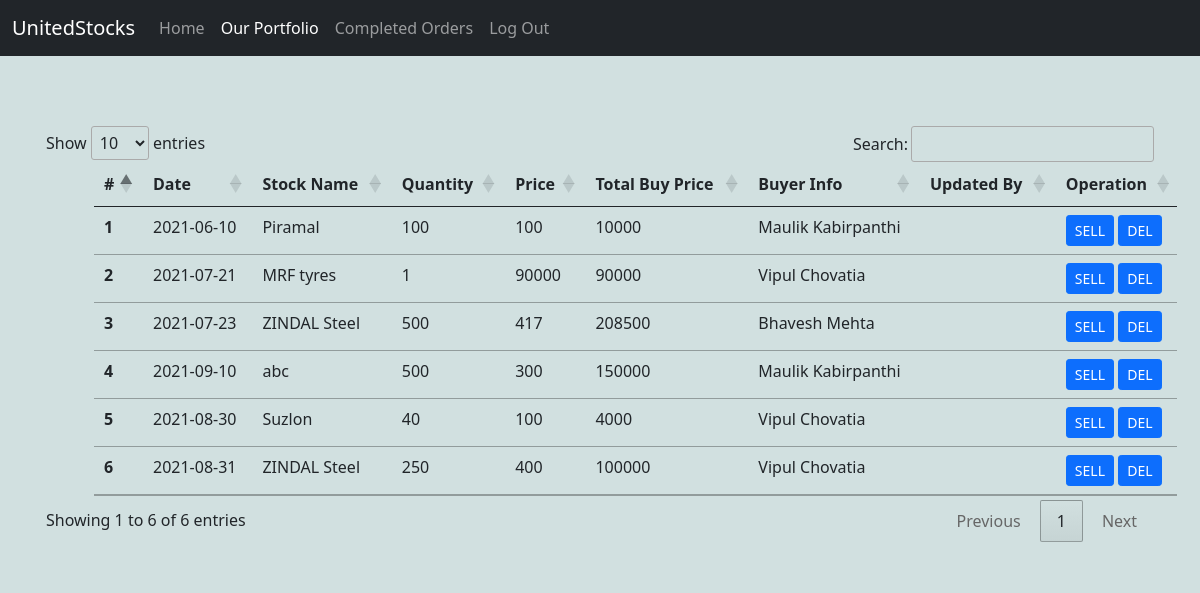
The page /Portfolio.php on the database as committed earlier.
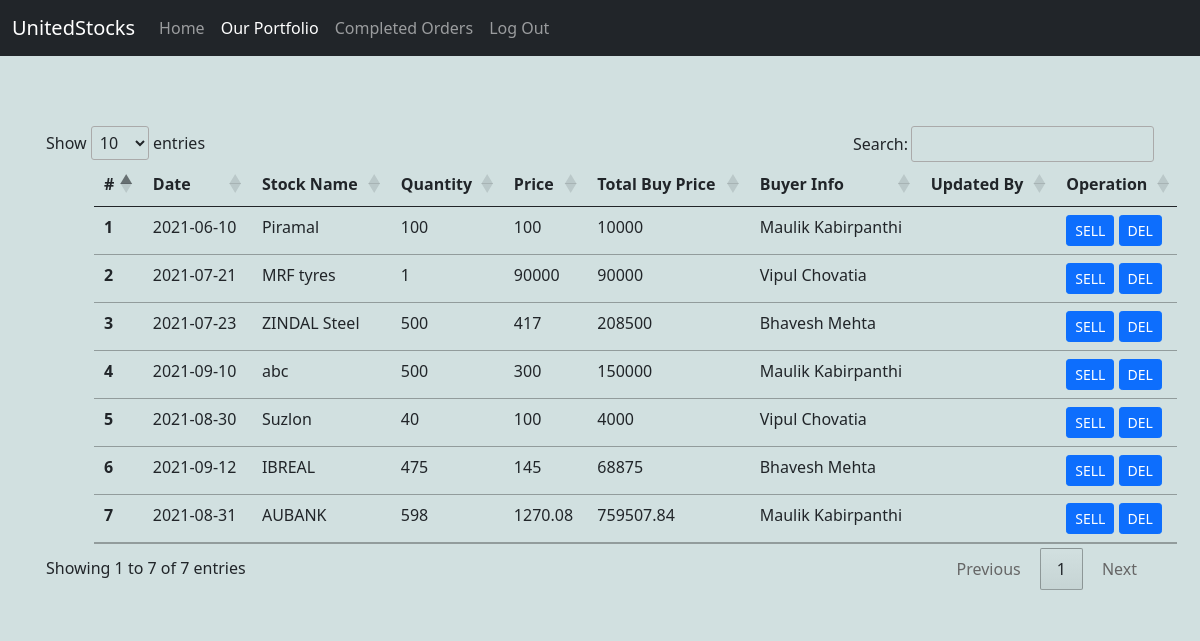
The same page on the database as committed later.
### tables this page shows
CREATE TABLE `unitedstocks` (
  `id` int(11) NOT NULL,
  `BuyDate` date NOT NULL,
  `Stock Name` varchar(100) NOT NULL,
  `Quantity` int(100) NOT NULL,
  `Price` double NOT NULL,
  `Buy Brokerage` double NOT NULL,
  `Buyer Info` varchar(50) NOT NULL,
  `Status` int(10) NOT NULL
);

### Portfolio.php (the view, shortened to what this page needs)
<?php
  include('conn.php');
?>
<!doctype html>
<html lang="en">
  <head>
    <link href="https://cdn.jsdelivr.net/npm/bootstrap@5.0.2/dist/css/bootstrap.min.css" rel="stylesheet">
    <link href="//cdn.datatables.net/1.10.25/css/jquery.dataTables.min.css" rel="stylesheet">
  </head>
  <body>
  <nav class="navbar navbar-expand-lg navbar-dark bg-dark">
        <div class="container-fluid">
            <a class="navbar-brand" href="#">UnitedStocks</a>
            <div class="collapse navbar-collapse" id="navbarNav">
            <ul class="navbar-nav">
                <li class="nav-item">
                <a class="nav-link" aria-current="page" href="index.php">Home</a>
                </li>
                <li class="nav-item">
                <a class="nav-link active" href="Portfolio.php">Our Portfolio</a>
                </li>
                <li class="nav-item">
                <a class="nav-link" href="CompletedOrders.php">Completed Orders</a>
                </li>
                <li class="nav-item">
                <a class="nav-link" href="logout.php">Log Out</a>
                </li>
            </ul>
            </div>
        </div>
    </nav>
    <br>
    <table class="table mx-5 mt-6" id="myTable">
  <thead>
    <tr>
      <th scope="col">#</th>
      <th scope="col">Date</th>
      <th scope="col">Stock Name</th>
      <th scope="col">Quantity</th>
      <th scope="col">Price</th>
      <th scope="col">Total Buy Price</th>
      <th scope="col">Buyer Info</th>
      <th scope="col">Updated By</th>
      <th scope="col">Operation</th>
    </tr>
  </thead>
  <tbody>
      <?php
      $sql="SELECT * FROM unitedstocks WHERE Status='1'";
      $result=$conn->query($sql);
      if($result->num_rows>0){
          $id=1;
          while($row = $result->fetch_assoc()){
      ?>
    <tr>
      <th scope="row"><?php echo $id?></th>
      <td><?php echo $row['BuyDate']; ?></td>
      <td><?php echo $row['Stock Name']; ?></td>
      <td><?php echo $row['Quantity']; ?></td>
      <td><?php echo $row['Price']; ?></td>
      <td><?php echo $row['Price'] * $row['Quantity']; ?></td>
      <td><?php echo $row['Buyer Info']; ?></td>
      <td><?php echo $row['UpdatedBy']; ?></td>
      <td> <a class="btn btn-primary btn-sm" href="Sold.php?sid=<?php echo $row['id'];?>">SELL</a>
      <a class="btn btn-primary btn-sm" href="Portfolio.php?did=<?php echo $row['id'];?>">DEL</a></td>
    </tr>
    <?php
        $id++;
        }
        }
    ?>
  </tbody>
</table>
  </body>
</html>

Rows that differ between the two databases and show on the page:
removed unitedstocks: BuyDate "2021-08-31", Stock Name "ZINDAL Steel", Quantity "250", Price "400", $row['Price'] * $row['Quantity'] "100000", Buyer Info "Vipul Chovatia"
added unitedstocks: BuyDate "2021-09-12", Stock Name "IBREAL", Quantity "475", Price "145", $row['Price'] * $row['Quantity'] "68875", Buyer Info "Bhavesh Mehta"
added unitedstocks: BuyDate "2021-08-31", Stock Name "AUBANK", Quantity "598", Price "1270.08", $row['Price'] * $row['Quantity'] "759507.84", Buyer Info "Maulik Kabirpanthi"
Other text that changed with them:
text written by a page script: "Show entries Search: Showing 1 to 6 of 6 entries Previous 1 Next" → "Show entries Search: Showing 1 to 7 of 7 entries Previous 1 Next"
